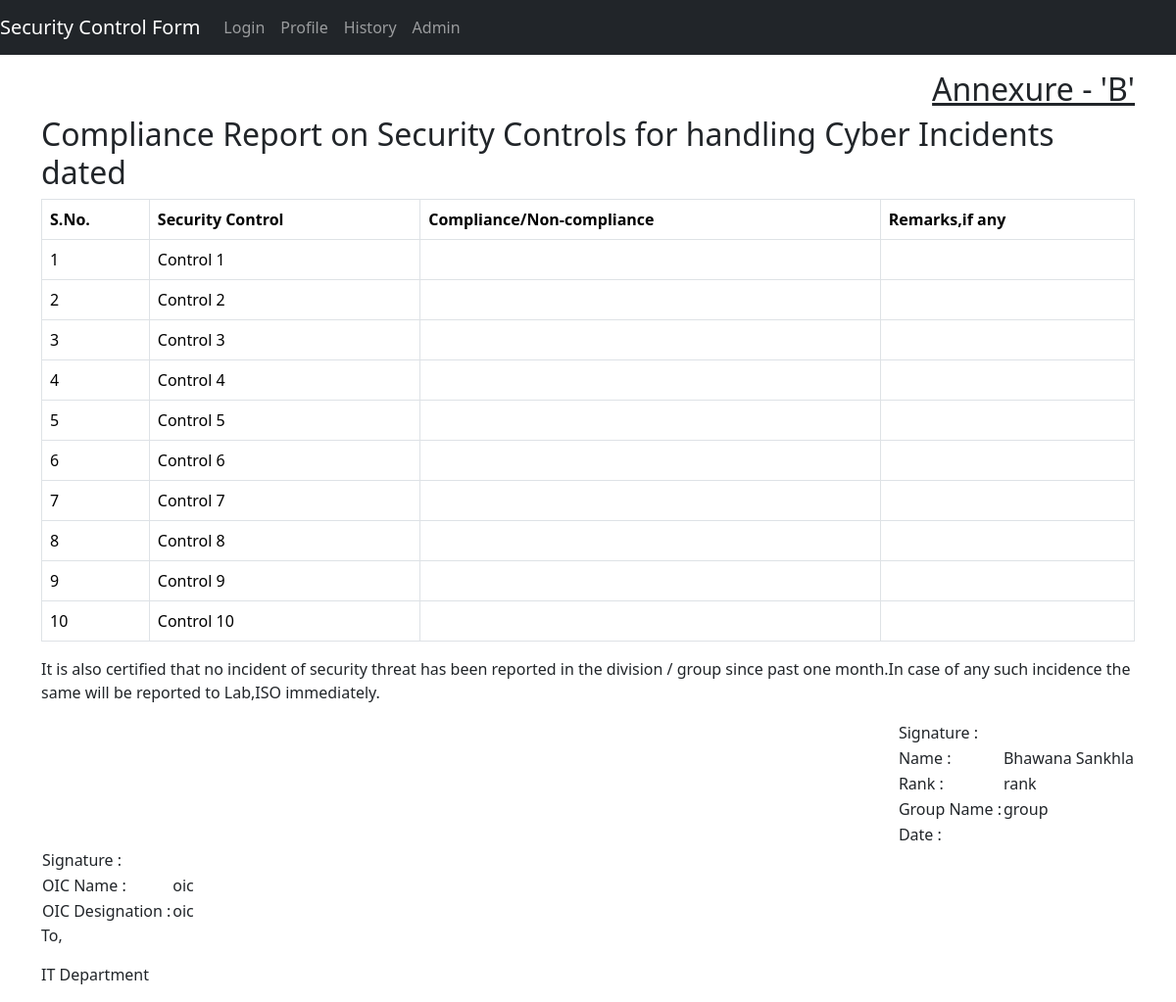
Page /showhistory.php (signed in) on the committed database.
### tables this page shows
CREATE TABLE `user` (
  `userid` varchar(255) NOT NULL,
  `password` varchar(255) NOT NULL,
  `name` varchar(30) NOT NULL,
  `rank` varchar(30) NOT NULL,
  `groupname` varchar(30) NOT NULL,
  `oicname` varchar(30) NOT NULL,
  `oicdesign` varchar(30) NOT NULL,
  `admin` varchar(25) NOT NULL,
  `filled_at` datetime NOT NULL DEFAULT current_timestamp()
);

### showhistory.php (the view, shortened to what this page needs)
<?php
$UserID = $_SESSION["userID"];
require_once "config.php";
$sql = "SELECT * FROM user WHERE userid='$UserID'";
$result = mysqli_query($conn, $sql);
$arrUser = mysqli_fetch_array($result, MYSQLI_ASSOC);
?>
<!DOCTYPE html>
<html lang="en">
<head>
    <link rel="stylesheet" href="css/bootstrap.min.css">
</head>
<body>
<nav class="navbar navbar-expand-lg navbar-dark bg-dark">
  <a class="navbar-brand" href="index.php">Security Control Form</a>
  <div class="collapse navbar-collapse" id="navbarSupportedContent">
    <ul class="navbar-nav mr-auto">
      <li class="nav-item active">
        <a class="nav-link" href="logout.php">Login</a>
      </li>
      <li class="nav-item">
        <a class="nav-link" href="profile.php">Profile</a>
      </li>
      <li class="nav-item">
        <a class="nav-link" href="history.php">History</a>
      </li>
      <li class="nav-item">
        <a class="nav-link" href="admin.php">Admin</a>
      </li>
    </ul>
  </div>
</nav>
<div class="container mt-3">
    <div id="printPage">
    <h2 style="text-align:right"><u>Annexure - 'B'</u></h2>
    <h2>Compliance Report on Security Controls for handling Cyber Incidents dated</h2>
    <table class="table table-bordered">
  <thead>
    <tr>
      <th scope="col">S.No.</th>
      <th scope="col">Security Control</th>
      <th scope="col">Compliance/Non-compliance</th>
      <th scope="col">Remarks,if any</th>
    </tr>
  </thead>
  <tbody>
        <?php for ($i = 1; $i <= 10; $i++) { ?>
        <tr>
            <td><?php echo $i; ?></td>
            <td>Control <?php echo $i; ?></td>
            <td>
            </td>
            <td>
            </td>
            </tr>
            <?php } ?>
   </tbody>
</table>
    <div>
        <p>It is also certified that no incident of security threat has been reported in the division / group since past one month.In case of any such incidence the same will be reported to Lab,ISO immediately.</p>
    </div>
    <div>
        <div align="right">
        <table>
            <tr>
                <td>Signature :</td>
                <td></td>
            </tr>
            <tr>
                <td>Name :</td>
                <td>
                    <?php
                        echo $arrUser["name"];
                    ?>
                </td>
            </tr>
            <tr>
                <td>Rank :</td>
                <td>
                    <?php
                        echo $arrUser["rank"];
                    ?>
                </td>
            </tr>
            <tr>
                <td>Group Name :</td>
                <td>
                    <?php
                        echo $arrUser["groupname"];
                    ?>
                </td>
            </tr>
            <tr>
                <td>Date :</td>
                <td>
                </td>
            </tr>
        </table>
        </div>
        <div align="left">
            <table>
                <tr>
                    <td>Signature :</td>
                    <td></td>
                </tr>
                <tr>
                    <td>OIC Name :</td>
                    <td>
                    <?php
                    echo $arrUser["oicname"];
                    ?>
                    </td>
                </tr>
                <tr>
                    <td>OIC Designation : </td>
                    <td>
                    <?php
                    echo $arrUser["oicdesign"];
                    ?>
                    </td>
                </tr>
            </table>
        </div>
        <p>To,</p>
        <p>IT Department</p>
    </div>
    </div>
</body>
</html>

### rows in the picture
user: name "Bhawana Sankhla", rank "rank", groupname "group", oicname "oic", oicdesign "oic"
